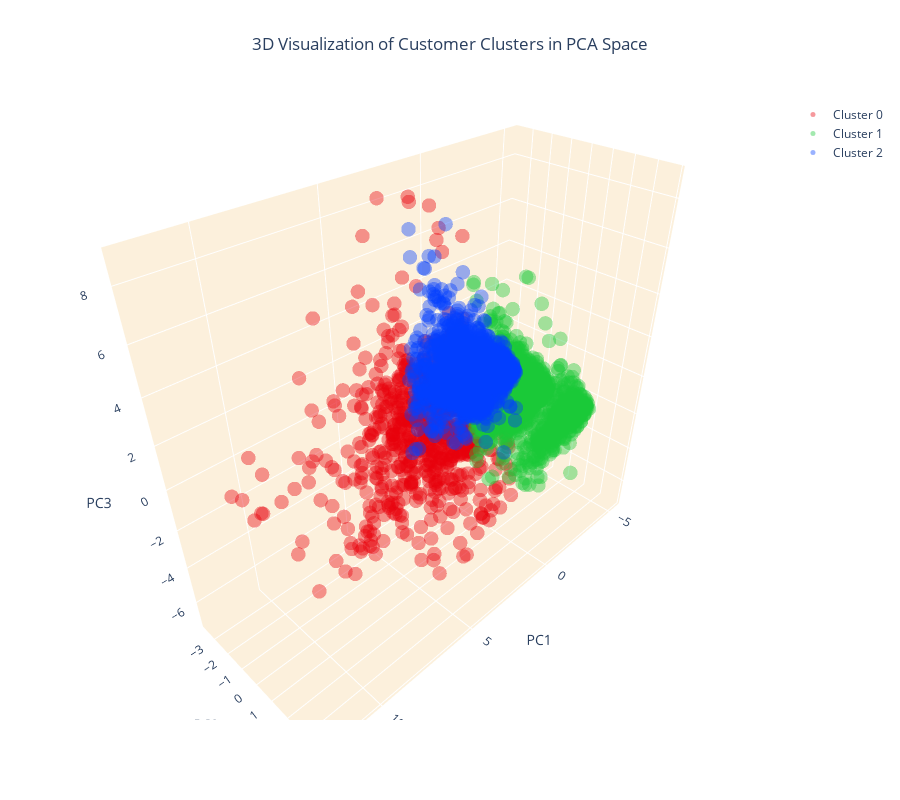

The code cell stored with this chart in its notebook:
### Code cell
# Create separate data frames for each cluster
cluster_0 = customer_data_pca[customer_data_pca['cluster'] == 0]
cluster_1 = customer_data_pca[customer_data_pca['cluster'] == 1]
cluster_2 = customer_data_pca[customer_data_pca['cluster'] == 2]

# Create a 3D scatter plot
fig = go.Figure()

# Add data points for each cluster separately and specify the color
fig.add_trace(go.Scatter3d(x=cluster_0['PC1'], y=cluster_0['PC2'], z=cluster_0['PC3'], 
                           mode='markers', marker=dict(color=colors[0], size=5, opacity=0.4), name='Cluster 0'))
fig.add_trace(go.Scatter3d(x=cluster_1['PC1'], y=cluster_1['PC2'], z=cluster_1['PC3'], 
                           mode='markers', marker=dict(color=colors[1], size=5, opacity=0.4), name='Cluster 1'))
fig.add_trace(go.Scatter3d(x=cluster_2['PC1'], y=cluster_2['PC2'], z=cluster_2['PC3'], 
                           mode='markers', marker=dict(color=colors[2], size=5, opacity=0.4), name='Cluster 2'))

# Set the title and layout details
fig.update_layout(
    title=dict(text='3D Visualization of Customer Clusters in PCA Space', x=0.5),
    scene=dict(
        xaxis=dict(backgroundcolor="#fcf0dc", gridcolor='white', title='PC1'),
        yaxis=dict(backgroundcolor="#fcf0dc", gridcolor='white', title='PC2'),
        zaxis=dict(backgroundcolor="#fcf0dc", gridcolor='white', title='PC3'),
    ),
    width=900,
    height=800
)

# Show the plot
fig.show()

### Figure 1 — Plotly figure (JSON) as saved in the notebook; plotly's stock layout.template omitted (floating-point values rounded to 4 significant figures; data arrays with more than 128 entries replaced by an {"elided": "..."} marker saying what was removed)
{"data": [{"marker": {"color": "#e8000b", "opacity": 0.4, "size": 5}, "mode": "markers", "name": "Cluster 0", "type": "scatter3d", "x": {"elided": "728 float values"}, "y": {"elided": "728 float values"}, "z": {"elided": "728 float values"}}, {"marker": {"color": "#1ac938", "opacity": 0.4, "size": 5}, "mode": "markers", "name": "Cluster 1", "type": "scatter3d", "x": {"elided": "1657 float values"}, "y": {"elided": "1657 float values"}, "z": {"elided": "1657 float values"}}, {"marker": {"color": "#023eff", "opacity": 0.4, "size": 5}, "mode": "markers", "name": "Cluster 2", "type": "scatter3d", "x": {"elided": "1682 float values"}, "y": {"elided": "1682 float values"}, "z": {"elided": "1682 float values"}}], "layout": {"height": 800, "scene": {"aspectmode": "auto", "aspectratio": {"x": 1.375, "y": 0.5898, "z": 1.234}, "xaxis": {"backgroundcolor": "#fcf0dc", "gridcolor": "white", "title": {"text": "PC1"}, "type": "linear"}, "yaxis": {"backgroundcolor": "#fcf0dc", "gridcolor": "white", "title": {"text": "PC2"}, "type": "linear"}, "zaxis": {"backgroundcolor": "#fcf0dc", "gridcolor": "white", "title": {"text": "PC3"}, "type": "linear"}}, "title": {"text": "3D Visualization of Customer Clusters in PCA Space", "x": 0.5}, "width": 900}}
